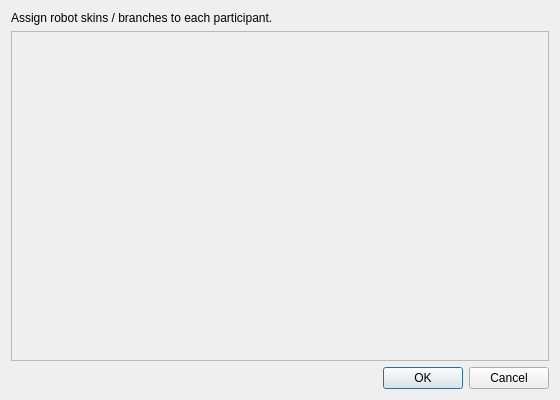
<?xml version="1.0" encoding="UTF-8"?>
<ui version="4.0">
 <class>AssignmentDialog</class>
 <widget class="QDialog" name="AssignmentDialog">
  <property name="geometry">
   <rect><x>0</x><y>0</y><width>560</width><height>400</height></rect>
  </property>
  <property name="windowTitle"><string>Assign Robot Units to Participants</string></property>
  <property name="minimumSize">
   <size><width>560</width><height>400</height></size>
  </property>
  <layout class="QVBoxLayout" name="verticalLayout">
   <item>
    <widget class="QLabel" name="intro_label">
     <property name="text"><string>Assign robot skins / branches to each participant.</string></property>
    </widget>
   </item>
   <item>
    <widget class="QScrollArea" name="scroll_area">
     <property name="widgetResizable"><bool>true</bool></property>
     <widget class="QWidget" name="container">
      <layout class="QVBoxLayout" name="container_layout"/>
     </widget>
    </widget>
   </item>
   <item>
    <widget class="QDialogButtonBox" name="button_box">
     <property name="standardButtons"><set>QDialogButtonBox::Cancel|QDialogButtonBox::Ok</set></property>
    </widget>
   </item>
  </layout>
 </widget>
 <resources/>
 <connections/>
</ui>
